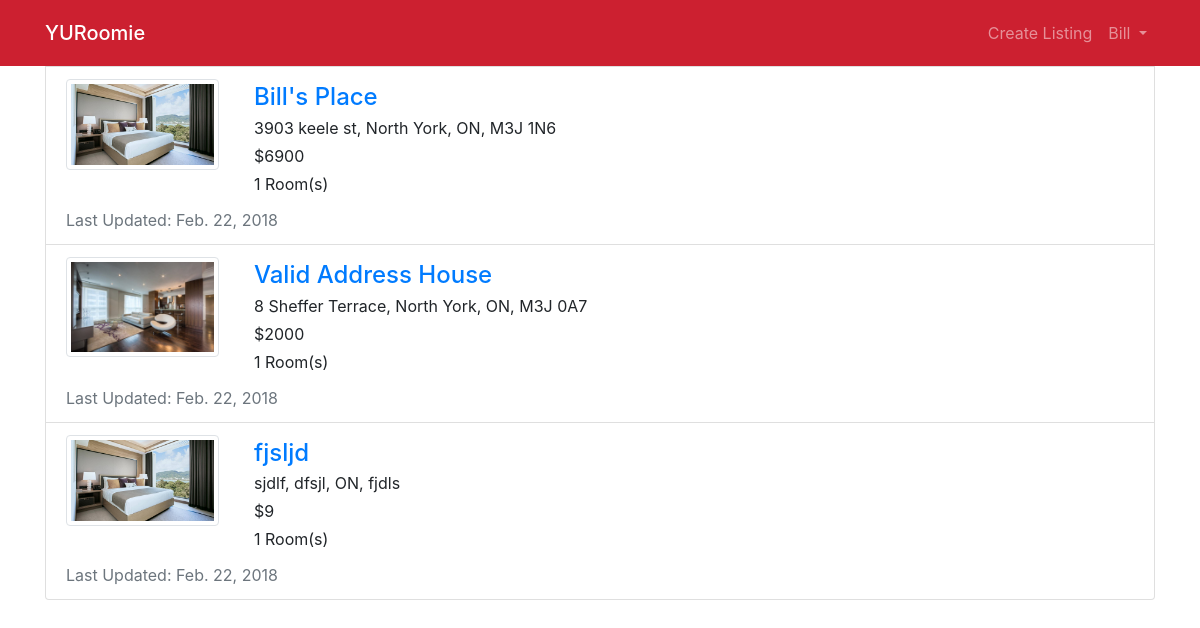
The page /accounts/your-listings/ (signed in) on the database as committed earlier.
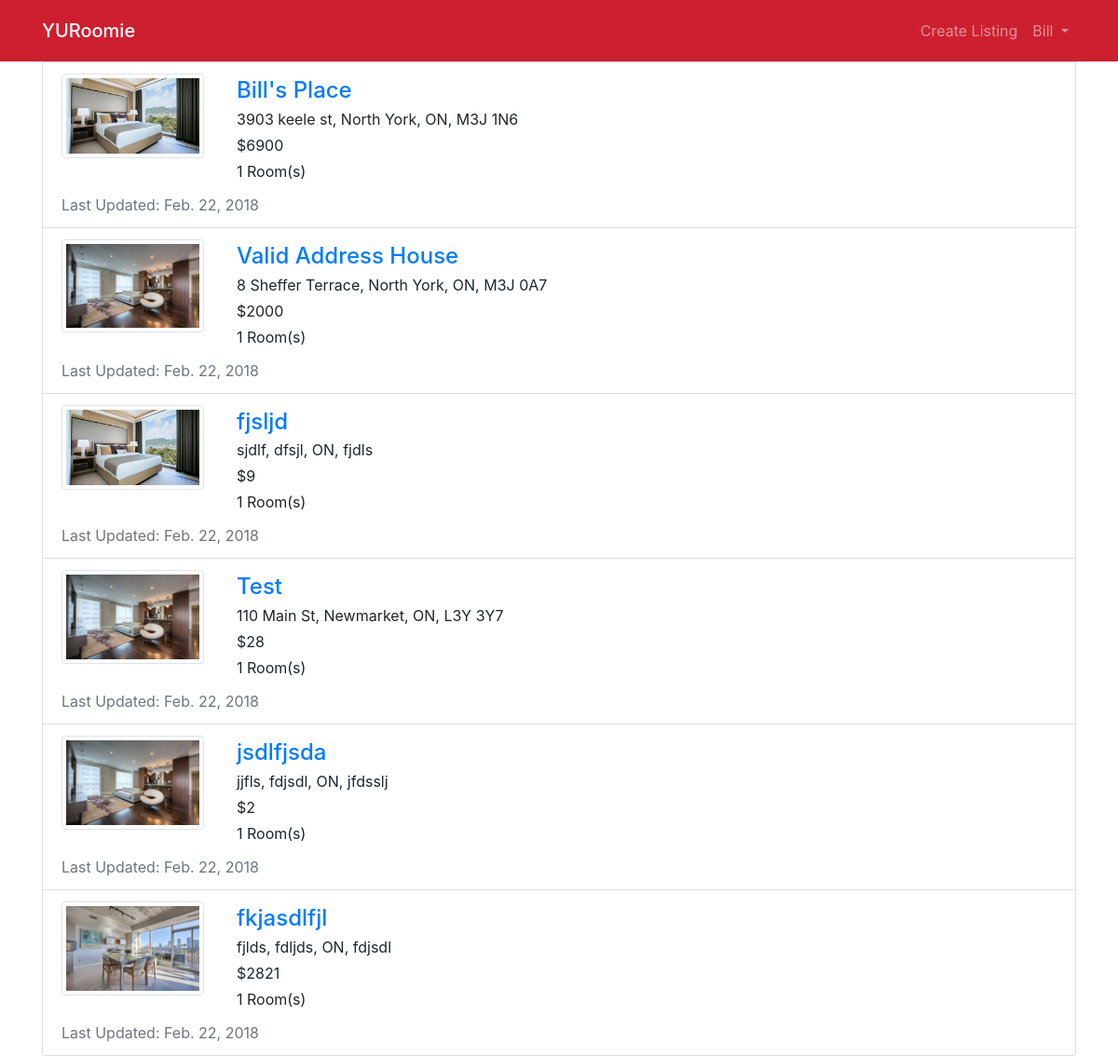
The same page on the database as committed later.
### home/models.py (models this page shows, shortened)
class Room(models.Model):
    host_name = models.CharField(max_length=50)
    address = models.CharField(max_length=100)
    property_name = models.CharField(max_length=30, default="")
    description = models.TextField(default="", blank=True)
    cost = models.PositiveIntegerField(default=0)
    visits = models.PositiveIntegerField(default=0)
    property_type_options = (('a', 'apartment'),
                                ('c', 'condo'),
                                ('t', 'townhouse'),
                                ('h', 'house'))
    property_type = models.CharField(choices=property_type_options, max_length=10)
    number_of_rooms = models.PositiveSmallIntegerField()
    garages = models.PositiveSmallIntegerField()
    creator_id = models.PositiveIntegerField()
    creator_email = models.CharField(max_length=50)
    creator_phone = models.CharField(max_length=10, default="", blank=True)
    creator_gender = models.CharField(max_length=10)
    last_updated = models.DateTimeField(auto_now_add=True)

class RoomImage(models.Model):
    room = models.ForeignKey(Room, on_delete=models.CASCADE)
    image = models.ImageField()

### accounts/views.py (the view)
# urls.py: path('your-listings/', views.user_listings, name='user_listings'),
def user_listings(request):
    user_listings = []
    all_rooms = Room.objects.all()
    for room in all_rooms:
        if request.user.pk == room.creator_id:
            user_listings.append(room)
    return render(request, 'accounts/your_listings.html', {'user_listings': user_listings})

### accounts/templates/accounts/your_listings.html (shortened to what this page needs)
{% extends 'base.html' %}
{% block body %}
{% for room in user_listings %}
   <div class="list-group-item">
      <div class="row">
        <div class="col-12 col-md-2">
          <a href="{% url 'detail' room.id %}">
              <div class="img-thumbnail">
                <img src="{{ room.roomimage_set.all.0.image.url }}" alt="pic" >
              </div>
          </a>
        </div>
        <div class="pl-3 col-12 col-md-10">
           <a href="{% url 'detail' room.id %}"><h4 class="card-title m-1" >{{ room.property_name }}</h4></a>
           <p class="m-1">{{ room.address}}</p>
           <p class="m-1">${{ room.cost}}</p>
           <p class="m-1">{{ room.number_of_rooms}} Room(s)</p>
        </div>
      </div>
      <p class="text-muted m-0 pt-2">Last Updated: {{room.last_updated.date}}</p>
    </div>
{% endfor %}
</div>
{% endblock %}

### home/templates/home/base.html (shortened to what this page needs)
<!doctype html>
<html lang="en">
<head>
    {% load static %}
    <link rel="stylesheet" type="text/css" href="{% static 'home/css/bootstrap.css' %}"/>
    <link rel="stylesheet" type="text/css" href="{% static 'home/css/home.css' %}"/>
</head>
<body>
    <nav class="navbar navbar-expand-lg navbar-dark" style="background-color: #cc2030">
        <div class="container">
            <a class="navbar-brand" href="{% url 'index' %}"><span class="navbar-brand mb-0 h1">YURoomie</span></a>
            <div class="collapse navbar-collapse" id="navbarSupportedContent">
                <ul class="navbar-nav ml-auto">
                    <li class="nav-item"><a class="nav-link" href="{% url 'create' %}">Create Listing</a></li>
                    {% if user.is_authenticated %}
                    <li class="nav-item dropdown">
                        <a class="nav-link dropdown-toggle" href="#" id="navbarDropdown" role="button" data-toggle="dropdown" aria-haspopup="true" aria-expanded="false">
                            {% if user.first_name %}
                                {{ user.first_name }}
                            {% else %}
                                {{ user.username }}
                            {% endif %}
                        </a>
                    </li>
                    {% else %}
                    <li class="nav-item"><a class="nav-link" href="{% url 'signin' %}">Sign In</a></li>
                    {% endif %}
                </ul>
            </div>
        </div>
    </nav>
    <div class="container">
        {% block body %}
        {% endblock %}
</body>

### home/static/home/css/home.css (style rules this page uses)
img { width: 100%; }

Rows that differ between the two databases and show on the page:
added Room: roomimage_set.all.0.image (picture), property_name "Test", address "110 Main St, Newmarket, ON, L3Y 3Y7", cost "28", number_of_rooms "1", last_updated "Feb. 22, 2018"
added Room: roomimage_set.all.0.image (picture), property_name "jsdlfjsda", address "jjfls, fdjsdl, ON, jfdsslj", cost "2", number_of_rooms "1", last_updated "Feb. 22, 2018"
added Room: roomimage_set.all.0.image (picture), property_name "fkjasdlfjl", address "fjlds, fdljds, ON, fdjsdl", cost "2821", number_of_rooms "1", last_updated "Feb. 22, 2018"
